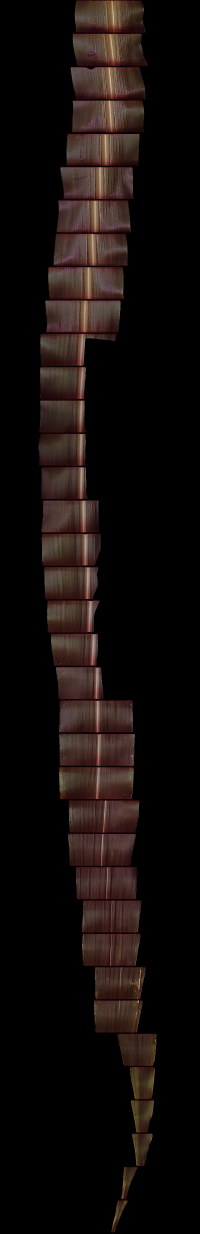
#> input picture test/reconstruction_video_1772901207631.jpg, 600 x 3700 px, given in place of 1-1-9 _ D2.jpg, which was not available (shown at 1/3 size)
$ python normalize_test.py
#> lines starting #> are read from the running program, lines starting #| are printed output that depends on the picture; after the words box and inside, x2 and y2 are one past the last pixel; in counts of white or black regions, pixels touching at a corner belong together; pictures that were not available may be replaced by others from this repository, and a replacement may not be noted
### core/extract_leaf.py
import cv2
import numpy as np
import sys


# -------------------------------------------------
# CORE FUNCTION (USED EVERYWHERE)
# -------------------------------------------------

def extract_leaf(image):

    if image is None:
        return None, None

    # Detect non-black pixels
    mask = np.any(image > 5, axis=2).astype(np.uint8) * 255

    # Clean mask
    kernel = cv2.getStructuringElement(cv2.MORPH_ELLIPSE, (15, 15))
    mask = cv2.morphologyEx(mask, cv2.MORPH_CLOSE, kernel)

    # Keep largest component
    num_labels, labels, stats, _ = cv2.connectedComponentsWithStats(mask, 8)

    if num_labels > 1:
        largest = 1 + np.argmax(stats[1:, cv2.CC_STAT_AREA])
        mask = (labels == largest).astype(np.uint8) * 255

    # Apply mask
    leaf = cv2.bitwise_and(image, image, mask=mask)

    return mask, leaf


# -------------------------------------------------
# VISUAL DEBUG MODE
# -------------------------------------------------

# [18 lines left out: function show_preview, not called in this run]


# -------------------------------------------------
# RUN AS SCRIPT (FOR TESTING ONLY)
# -------------------------------------------------

# [21 lines that do not run on import are left out]

### normalize_leaf.py
import cv2
import numpy as np

# -------------------------------------------------
# PCA ANGLE (unchanged)
# -------------------------------------------------

def compute_pca_angle(mask):

    ys, xs = np.where(mask > 0)

    if len(xs) < 50:
        return 0.0

    coords = np.column_stack((xs, ys)).astype(np.float32)

    mean = np.mean(coords, axis=0)
    coords -= mean

    cov = np.cov(coords, rowvar=False)
    eigvals, eigvecs = np.linalg.eigh(cov)

    major_axis = eigvecs[:, np.argmax(eigvals)]
    angle = np.degrees(np.arctan2(major_axis[1], major_axis[0]))

    return angle - 90


# -------------------------------------------------
# ROTATION (unchanged)
# -------------------------------------------------

def rotate_image(image, angle):
    h, w = image.shape[:2]
    center = (w // 2, h // 2)

    M = cv2.getRotationMatrix2D(center, angle, 1.0)

    rotated = cv2.warpAffine(
        image,
        M,
        (w, h),
        flags=cv2.INTER_NEAREST,
        borderValue=0
    )

    return rotated


# -------------------------------------------------
# TIGHT CROP (unchanged)
# -------------------------------------------------

def tight_crop(mask, image=None):

    coords = cv2.findNonZero(mask)
    if coords is None:
        return mask, image

    x, y, w, h = cv2.boundingRect(coords)

    cropped_mask = mask[y:y+h, x:x+w]
    cropped_img = None

    if image is not None:
        cropped_img = image[y:y+h, x:x+w]

    return cropped_mask, cropped_img


# -------------------------------------------------
# NORMALIZATION
# -------------------------------------------------

def normalize_leaf(mask, image=None):

    # Step 1: PCA rotation
    angle = compute_pca_angle(mask)

    mask_rot = rotate_image(mask, angle)
    img_rot = rotate_image(image, angle) if image is not None else None

    # Step 2: tight crop
    mask_norm, img_norm = tight_crop(mask_rot, img_rot)

    return mask_norm, img_norm

### normalize_test.py
import cv2
from core.extract_leaf import extract_leaf
from normalize_leaf import normalize_leaf

IMG_PATH = r"D:\GreenhouseDataset\reconstructed_defoliated\1-1-9 _ D2.jpg"

img = cv2.imread(IMG_PATH)
#> img is the input picture: shape (3700, 600, 3); mean B, G, R 11.7, 13.5, 19.7

mask, leaf = extract_leaf(img)
#> in extract_leaf, `mask = np.any(image > 5, axis=2).astype(np.uint8) * 255`:
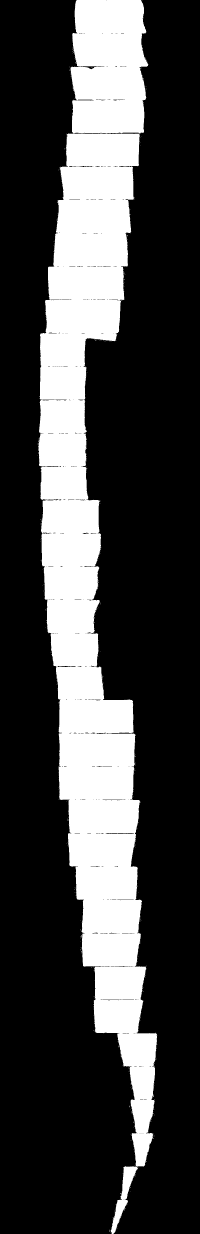
#> mask: shape (3700, 600) (shown at 1/3 size); 26.7% white; 322 white regions (320 under 20 px), largest, box (x1, y1, x2, y2) and area: (114, 0, 472, 3500) 587568, (333, 3499, 414, 3700) 4781
#> in extract_leaf, `mask = cv2.morphologyEx(mask, cv2.MORPH_CLOSE, kernel)`:
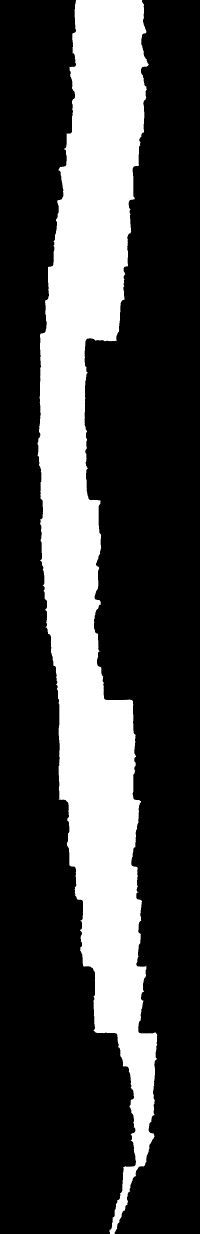
#> mask: shape (3700, 600) (shown at 1/3 size); 27.2% white; 1 white region, box (x1, y1, x2, y2) and area: (112, 0, 472, 3700) 603255
#> in extract_leaf, `num_labels, labels, stats, _ = cv2.connectedComponentsWithStats(mask, 8)`: num_labels = 2; stats = [[0, 0, 600, 3700, 1616745], [112, 0, 360, 3700, 603255]]
#> in extract_leaf, `largest = 1 + np.argmax(stats[1:, cv2.CC_STAT_AREA])`: largest = 1
mask_norm, leaf_norm = normalize_leaf(mask, leaf)
#> in compute_pca_angle, `coords = np.column_stack((xs, ys)).astype(np.float32)`: coords = 603255 pairs, first value 112 to 471, second value 0 to 3699
#> in compute_pca_angle, `mean = np.mean(coords, axis=0)`: mean = [283, 1587.2]
#> in compute_pca_angle, `coords -= mean`: coords = 603255 pairs, first value -171 to 188, second value -1587.2 to 2111.8
#> in compute_pca_angle, `cov = np.cov(coords, rowvar=False)`: cov = [[6427.3, 17663.8], [17663.8, 961403.9]]
#> in compute_pca_angle, `eigvals, eigvecs = np.linalg.eigh(cov)`: eigvals = [6100.7, 961730.5]; eigvecs = [[-1, 0.0185], [0.0185, 1]]
#> in compute_pca_angle, `major_axis = eigvecs[:, np.argmax(eigvals)]`: major_axis = [0.0185, 1]
#> in compute_pca_angle, `angle = np.degrees(np.arctan2(major_axis[1], major_axis[0]))`: angle = 88.94
#> in normalize_leaf, `angle = compute_pca_angle(mask)`: angle = -1.06
#> in rotate_image, `M = cv2.getRotationMatrix2D(center, angle, 1.0)`: M = [[1, -0.0185, 34.25], [0.0185, 1, -5.23]]
#> in rotate_image, `rotated = cv2.warpAffine( image, M, (w, h), flags=cv2.INTER_NEAREST, b..`:
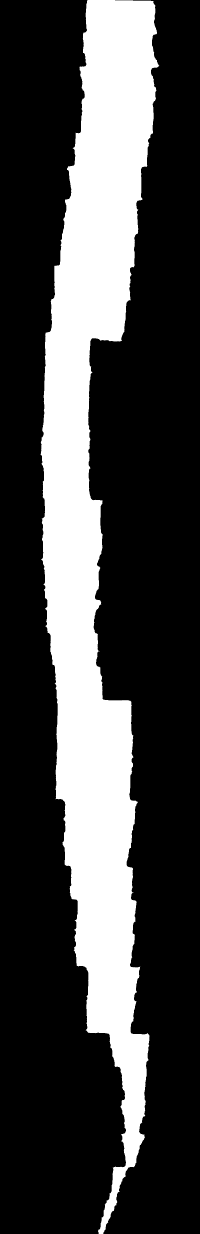
#> rotated: shape (3700, 600) (shown at 1/3 size); 27.2% white; 1 white region, box (x1, y1, x2, y2) and area: (121, 0, 478, 3700) 603224
#> call 2 of rotate_image, with angle = -1.06
#> in rotate_image (call 2), `rotated = cv2.warpAffine( image, M, (w, h), flags=cv2.INTER_NEAREST, b..`:
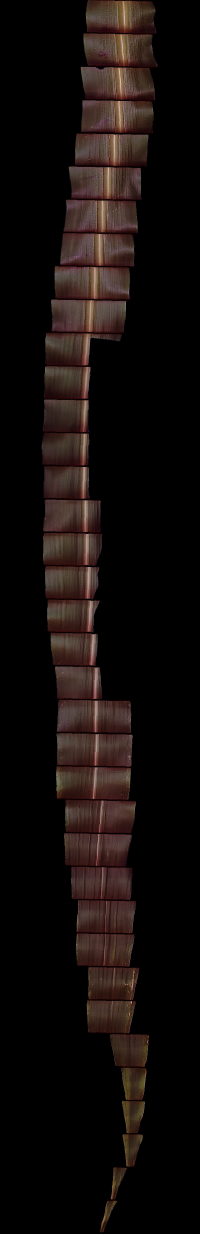
#> rotated: shape (3700, 600, 3) (shown at 1/3 size); mean B, G, R 11.6, 13.5, 19.7
#> in tight_crop, `coords = cv2.findNonZero(mask)`: coords = contour of 603224 points, box (x1, y1, x2, y2) (121, 0, 478, 3700), area 25782
#> in tight_crop, `x, y, w, h = cv2.boundingRect(coords)`: x = 121; y = 0; w = 357; h = 3700
#> in tight_crop, `cropped_mask = mask[y:y+h, x:x+w]`:
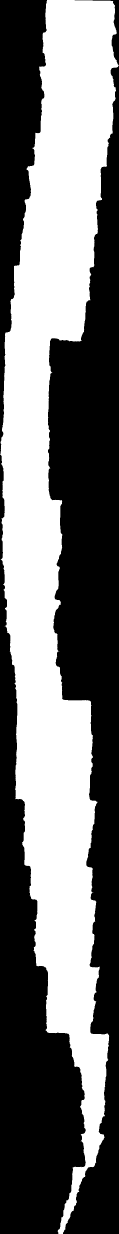
#> cropped_mask: shape (3700, 357) (shown at 1/3 size); 45.7% white; 1 white region, box (x1, y1, x2, y2) and area: (0, 0, 357, 3700) 603224
#> in tight_crop, `cropped_img = image[y:y+h, x:x+w]`:
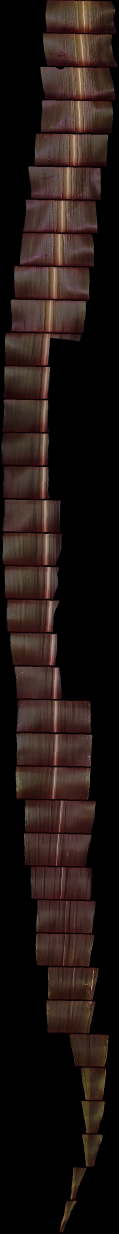
#> cropped_img: shape (3700, 357, 3) (shown at 1/3 size); mean B, G, R 19.6, 22.6, 33.1

# -----------------------------
# DISPLAY FIX (IMPORTANT)
# -----------------------------
def resize_for_display(image, max_height=800):
    h, w = image.shape[:2]

    if h > max_height:
        scale = max_height / h
        new_w = int(w * scale)
        image = cv2.resize(image, (new_w, max_height))

    return image

cv2.imshow("Original", resize_for_display(img))
cv2.imshow("Leaf", resize_for_display(leaf))
cv2.imshow("Normalized", resize_for_display(leaf_norm))
#> call 3 of resize_for_display, with max_height = 800
#> in resize_for_display (call 3), `image = cv2.resize(image, (new_w, max_height))`:
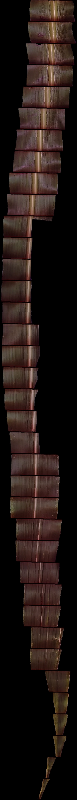
#> image: shape (800, 77, 3); mean of channels 0, 1, 2 19.6, 22.7, 33.2; drawn as B, G, R

cv2.waitKey(0)
cv2.destroyAllWindows()

$ run again, on test/reconstruction_video_1772901519530.jpg
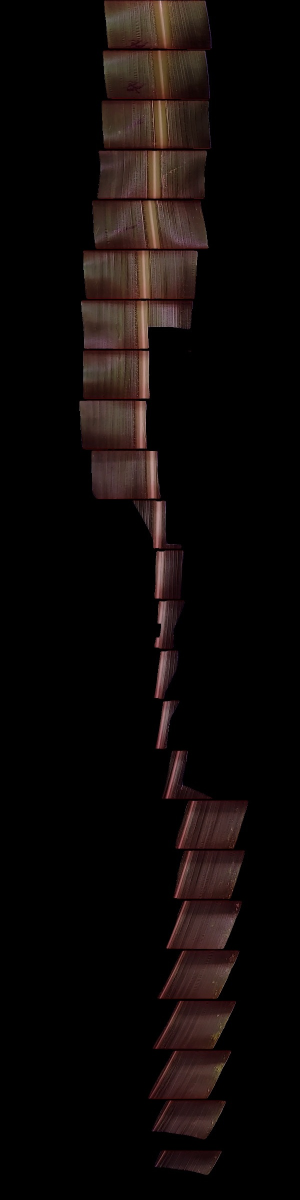
#> input picture test/reconstruction_video_1772901519530.jpg, 600 x 2400 px, given in place of 1-1-9 _ D2.jpg, which was not available (shown at 1/2 size)
#> img is the input picture: shape (2400, 600, 3); mean B, G, R 8.3, 9.4, 14.4
#> labels: shape (2400, 600) int32; 4 distinct labels, from 0 to 3
#> num_labels = 4; stats = [[0, 0, 600, 2400, 1135034], [152, 0, 345, 2280, 299648], [376, 700, 7, 4, 19], [305, 2299, 143, 53, 5299]]
#> largest = 1
#> in extract_leaf, `mask = (labels == largest).astype(np.uint8) * 255`:
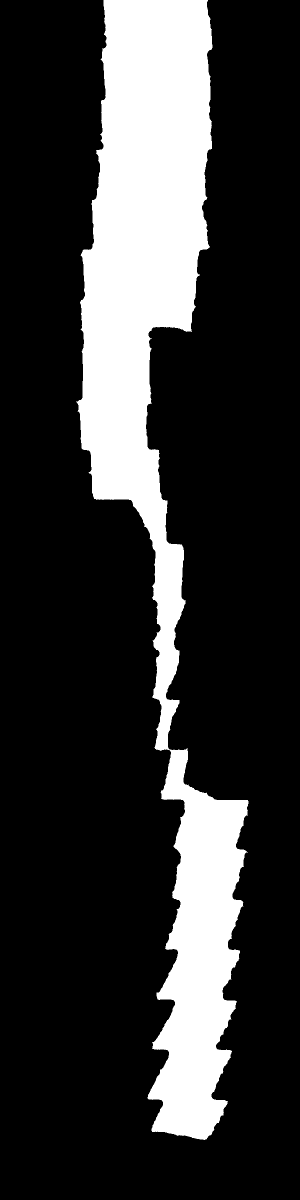
#> mask: shape (2400, 600) (shown at 1/2 size); 20.8% white; 1 white region, box (x1, y1, x2, y2) and area: (152, 0, 497, 2280) 299648
#> in compute_pca_angle, `coords = np.column_stack((xs, ys)).astype(np.float32)`: coords = 299648 pairs, first value 152 to 496, second value 0 to 2279
#> mean = [321, 940.5]
#> in compute_pca_angle, `coords -= mean`: coords = 299648 pairs, first value -169 to 175, second value -940.5 to 1338.5
#> cov = [[5839.9, 27997.4], [27997.4, 498097.7]]
#> eigvals = [4252.6, 499684.9]; eigvecs = [[-0.998, 0.0566], [0.0566, 0.998]]
#> major_axis = [0.0566, 0.998]
#> in compute_pca_angle, `angle = np.degrees(np.arctan2(major_axis[1], major_axis[0]))`: angle = 86.76
#> in normalize_leaf, `angle = compute_pca_angle(mask)`: angle = -3.24
#> M = [[0.998, -0.0566, 68.4], [0.0566, 0.998, -15.06]]
#> rotated: shape (2400, 600); 20.8% white; 2 white regions (1 under 20 px), largest, box (x1, y1, x2, y2) and area: (175, 0, 488, 2284) 299554
#> rotated: shape (2400, 600, 3)
#> in tight_crop, `coords = cv2.findNonZero(mask)`: coords = contour of 299555 points, box (x1, y1, x2, y2) (175, 0, 488, 2284), area 45019
#> in tight_crop, `x, y, w, h = cv2.boundingRect(coords)`: x = 175; y = 0; w = 313; h = 2284
#> cropped_mask: shape (2284, 313); 41.9% white; 2 white regions (1 under 20 px), largest, box (x1, y1, x2, y2) and area: (0, 0, 313, 2284) 299554
#> in resize_for_display (call 3), `image = cv2.resize(image, (new_w, max_height))`:
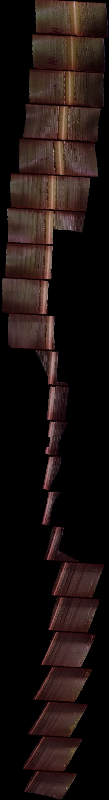
#> image: shape (800, 109, 3); mean of channels 0, 1, 2 16.4, 18.6, 28.6; drawn as B, G, R
